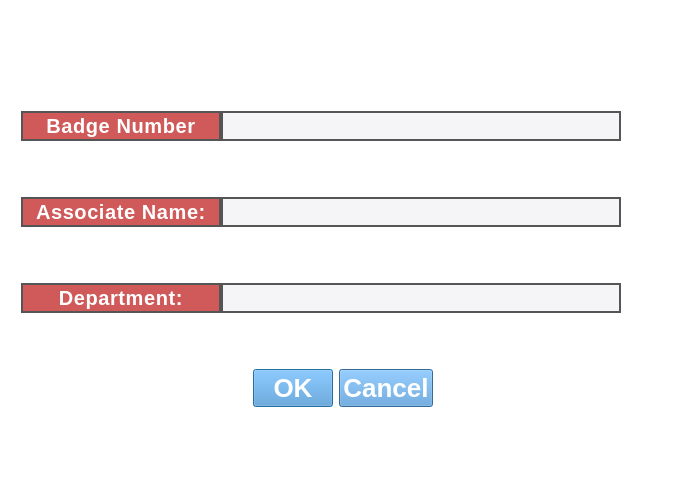
<?xml version="1.0" encoding="UTF-8"?>
<ui version="4.0">
 <class>AddAssociateDialog</class>
 <widget class="QDialog" name="AddAssociateDialog">
  <property name="windowModality">
   <enum>Qt::WindowModality::WindowModal</enum>
  </property>
  <property name="geometry">
   <rect>
    <x>0</x>
    <y>0</y>
    <width>677</width>
    <height>500</height>
   </rect>
  </property>
  <property name="sizePolicy">
   <sizepolicy hsizetype="Fixed" vsizetype="Fixed">
    <horstretch>0</horstretch>
    <verstretch>0</verstretch>
   </sizepolicy>
  </property>
  <property name="minimumSize">
   <size>
    <width>400</width>
    <height>400</height>
   </size>
  </property>
  <property name="maximumSize">
   <size>
    <width>677</width>
    <height>500</height>
   </size>
  </property>
  <property name="font">
   <font>
    <family>Tahoma</family>
   </font>
  </property>
  <property name="windowTitle">
   <string>Dialog</string>
  </property>
  <property name="styleSheet">
   <string notr="true">background: white</string>
  </property>
  <property name="modal">
   <bool>false</bool>
  </property>
  <layout class="QGridLayout" name="gridLayout">
   <item row="4" column="1" alignment="Qt::AlignmentFlag::AlignHCenter">
    <widget class="QDialogButtonBox" name="buttonBox">
     <property name="font">
      <font>
       <family>Tahoma</family>
       <pointsize>9</pointsize>
       <italic>false</italic>
       <bold>true</bold>
      </font>
     </property>
     <property name="cursor">
      <cursorShape>PointingHandCursor</cursorShape>
     </property>
     <property name="styleSheet">
      <string notr="true">QPushButton {
              font-family: 'Tahoma';
              font-size: 26px;
			font-weight: bold;
			color: white;
			background-color: rgb(78, 149, 213);
			border-right: 2.7px solid rgb(43, 43, 43); 
			border-bottom: 2.7px solid rgb(43, 43, 43);

}

QPushButton:hover {
color: rgb(238, 237, 240);
background-color: rgb(44, 112, 160);
}
</string>
     </property>
     <property name="orientation">
      <enum>Qt::Orientation::Horizontal</enum>
     </property>
     <property name="standardButtons">
      <set>QDialogButtonBox::StandardButton::Cancel|QDialogButtonBox::StandardButton::Ok</set>
     </property>
    </widget>
   </item>
   <item row="2" column="1">
    <layout class="QHBoxLayout" name="horizontalLayout_2">
     <item>
      <layout class="QGridLayout" name="gridLayout_3">
       <property name="rightMargin">
        <number>50</number>
       </property>
       <property name="spacing">
        <number>0</number>
       </property>
       <item row="0" column="0">
        <widget class="QLabel" name="associate_name_label">
         <property name="minimumSize">
          <size>
           <width>200</width>
           <height>30</height>
          </size>
         </property>
         <property name="maximumSize">
          <size>
           <width>200</width>
           <height>30</height>
          </size>
         </property>
         <property name="font">
          <font>
           <family>Tahoma</family>
           <pointsize>-1</pointsize>
           <bold>true</bold>
          </font>
         </property>
         <property name="styleSheet">
          <string notr="true">border: 2px solid #555;
background-color: #D05A5A;
color: white;
letter-spacing: 0.6px;
font-size: 20px;
</string>
         </property>
         <property name="text">
          <string>Associate Name:</string>
         </property>
         <property name="alignment">
          <set>Qt::AlignmentFlag::AlignCenter</set>
         </property>
        </widget>
       </item>
       <item row="0" column="1">
        <widget class="QLineEdit" name="associate_name_edit">
         <property name="sizePolicy">
          <sizepolicy hsizetype="Fixed" vsizetype="Fixed">
           <horstretch>0</horstretch>
           <verstretch>0</verstretch>
          </sizepolicy>
         </property>
         <property name="minimumSize">
          <size>
           <width>400</width>
           <height>30</height>
          </size>
         </property>
         <property name="maximumSize">
          <size>
           <width>400</width>
           <height>30</height>
          </size>
         </property>
         <property name="font">
          <font>
           <family>Tahoma</family>
           <pointsize>13</pointsize>
          </font>
         </property>
         <property name="styleSheet">
          <string notr="true">border: 2px solid #555;
color: blackp;
background-color: rgb(245, 244, 246);
padding-left: 4px;</string>
         </property>
        </widget>
       </item>
      </layout>
     </item>
    </layout>
   </item>
   <item row="1" column="1">
    <layout class="QHBoxLayout" name="horizontalLayout">
     <item>
      <layout class="QGridLayout" name="gridLayout_4">
       <property name="rightMargin">
        <number>50</number>
       </property>
       <property name="spacing">
        <number>0</number>
       </property>
       <item row="0" column="0">
        <widget class="QLabel" name="badge_num_label">
         <property name="minimumSize">
          <size>
           <width>200</width>
           <height>30</height>
          </size>
         </property>
         <property name="maximumSize">
          <size>
           <width>200</width>
           <height>30</height>
          </size>
         </property>
         <property name="font">
          <font>
           <family>Tahoma</family>
           <pointsize>-1</pointsize>
           <bold>true</bold>
          </font>
         </property>
         <property name="styleSheet">
          <string notr="true">border: 2px solid #555;
background-color: #D05A5A;
color: white;
letter-spacing: 0.6px;
font-size: 20px;
</string>
         </property>
         <property name="text">
          <string>Badge Number</string>
         </property>
         <property name="alignment">
          <set>Qt::AlignmentFlag::AlignCenter</set>
         </property>
        </widget>
       </item>
       <item row="0" column="1">
        <widget class="QLineEdit" name="badge_num_edit">
         <property name="sizePolicy">
          <sizepolicy hsizetype="Fixed" vsizetype="Fixed">
           <horstretch>0</horstretch>
           <verstretch>0</verstretch>
          </sizepolicy>
         </property>
         <property name="minimumSize">
          <size>
           <width>400</width>
           <height>30</height>
          </size>
         </property>
         <property name="maximumSize">
          <size>
           <width>400</width>
           <height>30</height>
          </size>
         </property>
         <property name="font">
          <font>
           <family>Tahoma</family>
           <pointsize>13</pointsize>
          </font>
         </property>
         <property name="styleSheet">
          <string notr="true">border: 2px solid #555;
color: blackp;
background-color: rgb(245, 244, 246);
padding-left: 4px;</string>
         </property>
         <property name="text">
          <string/>
         </property>
        </widget>
       </item>
      </layout>
     </item>
    </layout>
   </item>
   <item row="5" column="1">
    <spacer name="verticalSpacer_2">
     <property name="orientation">
      <enum>Qt::Orientation::Vertical</enum>
     </property>
     <property name="sizeType">
      <enum>QSizePolicy::Policy::Fixed</enum>
     </property>
     <property name="sizeHint" stdset="0">
      <size>
       <width>20</width>
       <height>30</height>
      </size>
     </property>
    </spacer>
   </item>
   <item row="0" column="1">
    <spacer name="verticalSpacer">
     <property name="orientation">
      <enum>Qt::Orientation::Vertical</enum>
     </property>
     <property name="sizeType">
      <enum>QSizePolicy::Policy::Fixed</enum>
     </property>
     <property name="sizeHint" stdset="0">
      <size>
       <width>20</width>
       <height>50</height>
      </size>
     </property>
    </spacer>
   </item>
   <item row="3" column="1">
    <layout class="QHBoxLayout" name="horizontalLayout_3">
     <item>
      <layout class="QGridLayout" name="gridLayout_2">
       <property name="rightMargin">
        <number>50</number>
       </property>
       <property name="spacing">
        <number>0</number>
       </property>
       <item row="0" column="0">
        <widget class="QLabel" name="department_label">
         <property name="minimumSize">
          <size>
           <width>200</width>
           <height>30</height>
          </size>
         </property>
         <property name="maximumSize">
          <size>
           <width>200</width>
           <height>30</height>
          </size>
         </property>
         <property name="font">
          <font>
           <family>Tahoma</family>
           <pointsize>-1</pointsize>
           <bold>true</bold>
          </font>
         </property>
         <property name="styleSheet">
          <string notr="true">border: 2px solid #555;
background-color: #D05A5A;
color: white;
letter-spacing: 0.6px;
font-size: 20px;
</string>
         </property>
         <property name="text">
          <string>Department:</string>
         </property>
         <property name="alignment">
          <set>Qt::AlignmentFlag::AlignCenter</set>
         </property>
        </widget>
       </item>
       <item row="0" column="1">
        <widget class="QLineEdit" name="department_edit">
         <property name="sizePolicy">
          <sizepolicy hsizetype="Fixed" vsizetype="Fixed">
           <horstretch>0</horstretch>
           <verstretch>0</verstretch>
          </sizepolicy>
         </property>
         <property name="minimumSize">
          <size>
           <width>400</width>
           <height>30</height>
          </size>
         </property>
         <property name="maximumSize">
          <size>
           <width>400</width>
           <height>30</height>
          </size>
         </property>
         <property name="font">
          <font>
           <family>Tahoma</family>
           <pointsize>13</pointsize>
          </font>
         </property>
         <property name="styleSheet">
          <string notr="true">border: 2px solid #555;
color: blackp;
background-color: rgb(245, 244, 246);
padding-left: 4px;</string>
         </property>
        </widget>
       </item>
      </layout>
     </item>
    </layout>
   </item>
   <item row="2" column="0">
    <spacer name="horizontalSpacer">
     <property name="orientation">
      <enum>Qt::Orientation::Horizontal</enum>
     </property>
     <property name="sizeType">
      <enum>QSizePolicy::Policy::Fixed</enum>
     </property>
     <property name="sizeHint" stdset="0">
      <size>
       <width>10</width>
       <height>20</height>
      </size>
     </property>
    </spacer>
   </item>
  </layout>
 </widget>
 <resources/>
 <connections>
  <connection>
   <sender>buttonBox</sender>
   <signal>accepted()</signal>
   <receiver>AddAssociateDialog</receiver>
   <slot>accept()</slot>
   <hints>
    <hint type="sourcelabel">
     <x>248</x>
     <y>254</y>
    </hint>
    <hint type="destinationlabel">
     <x>157</x>
     <y>274</y>
    </hint>
   </hints>
  </connection>
  <connection>
   <sender>buttonBox</sender>
   <signal>rejected()</signal>
   <receiver>AddAssociateDialog</receiver>
   <slot>reject()</slot>
   <hints>
    <hint type="sourcelabel">
     <x>316</x>
     <y>260</y>
    </hint>
    <hint type="destinationlabel">
     <x>286</x>
     <y>274</y>
    </hint>
   </hints>
  </connection>
 </connections>
</ui>
